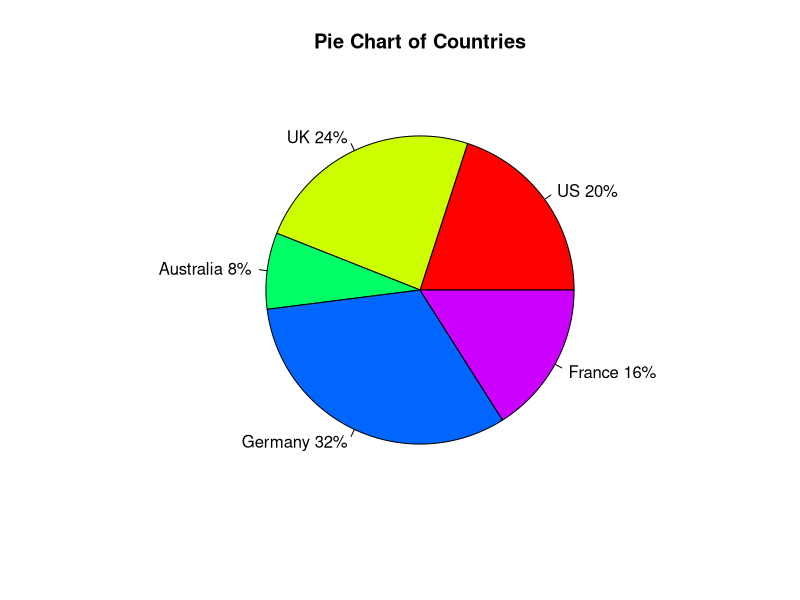

Source code (R):
## ---- chunk 1
slices <- c(10, 12, 4, 16, 8)
lbls <- c("US", "UK", "Australia", "Germany", "France")
pct <- round(slices/sum(slices)*100)
lbls <- paste(lbls, pct) # add percents to labels
lbls <- paste(lbls,"%",sep="") # ad % to labels
pie(slices,labels = lbls, col=rainbow(length(lbls)),
   main="Pie Chart of Countries") 
